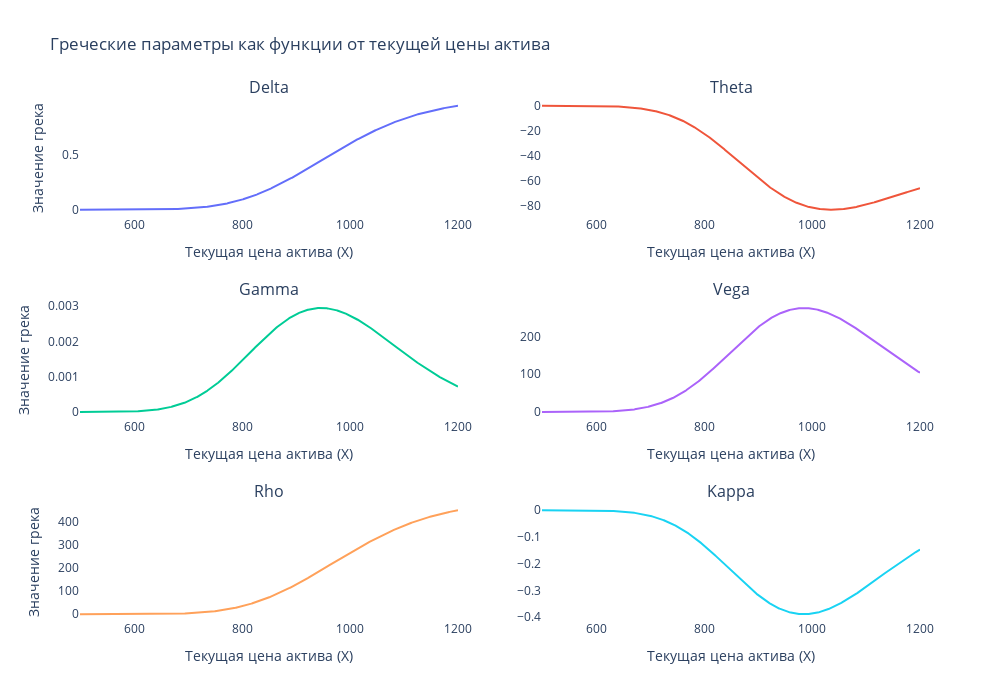

The notebook cell saved with this chart:
### Markdown cell above
Графики зависимости греческих характеристик для опционов от цены базового актива.

### Code cell
from plotly.subplots import make_subplots
import plotly.graph_objs as go

# N = 1000
# x_data = np.linspace(S0 - S0/4, S0+S0/4, N)
# cp_data = np.zeros((6, N))

S0 = 1000  # Начальная цена актива
k = 1000   # Стоимость исполнения
r = 0.05  # Годовая безрисковая ставка
sigma = 0.2  # Волатильность
T = 1     # Время до исполнения
t = 0.5   # Текущее время


x, delta, theta, gamma, vega, rho, kappa = greeks(S0, k, r, sigma, T, t)

fig = make_subplots(rows=3, cols=2, subplot_titles=('Delta', 'Theta', 'Gamma', 'Vega', 'Rho', 'Kappa'))

fig.add_trace(go.Scatter(x=x, y=delta, mode='lines', name='Delta'), row=1, col=1)
fig.add_trace(go.Scatter(x=x, y=theta, mode='lines', name='Theta'), row=1, col=2)
fig.add_trace(go.Scatter(x=x, y=gamma, mode='lines', name='Gamma'), row=2, col=1)
fig.add_trace(go.Scatter(x=x, y=vega, mode='lines', name='Vega'), row=2, col=2)
fig.add_trace(go.Scatter(x=x, y=rho, mode='lines', name='Rho'), row=3, col=1)
fig.add_trace(go.Scatter(x=x, y=kappa, mode='lines', name='Kappa'), row=3, col=2)

fig.update_layout(
    title='Греческие параметры как функции от текущей цены актива',
    plot_bgcolor='rgba(0,0,0,0)',
    showlegend=False,
    width=1000,
    height=700
)

for i in range(1, 4):
    fig.update_xaxes(title_text='Текущая цена актива (X)', row=i)
    fig.update_yaxes(title_text='Значение грека', row=i, col=1)

fig.show()

print('delta - измеряет скорость изменения теоретической стоимости опциона по отношению к изменениям цены базового актива')
print('gamma - измеряет скорость изменения дельты по отношению к изменениям базовой цены')
print('theta - измеряет чувствительность стоимости производной к течению времени: "затухание во времени"')
print('vega - измеряет чувствительность к волатильности')
print('rho - измеряет чувствительность к процентной ставке')
print('kappa - измеряет чувствительность к страйку')

### Figure 1 — Plotly figure (JSON) as saved in the notebook; plotly's stock layout.template omitted (floating-point values rounded to 4 significant figures; data arrays with more than 128 entries replaced by an {"elided": "..."} marker saying what was removed)
{"data": [{"mode": "lines", "name": "Delta", "type": "scatter", "x": {"elided": "1000 float values"}, "xaxis": "x", "y": {"elided": "1000 float values"}, "yaxis": "y"}, {"mode": "lines", "name": "Theta", "type": "scatter", "x": {"elided": "1000 float values"}, "xaxis": "x2", "y": {"elided": "1000 float values"}, "yaxis": "y2"}, {"mode": "lines", "name": "Gamma", "type": "scatter", "x": {"elided": "1000 float values"}, "xaxis": "x3", "y": {"elided": "1000 float values"}, "yaxis": "y3"}, {"mode": "lines", "name": "Vega", "type": "scatter", "x": {"elided": "1000 float values"}, "xaxis": "x4", "y": {"elided": "1000 float values"}, "yaxis": "y4"}, {"mode": "lines", "name": "Rho", "type": "scatter", "x": {"elided": "1000 float values"}, "xaxis": "x5", "y": {"elided": "1000 float values"}, "yaxis": "y5"}, {"mode": "lines", "name": "Kappa", "type": "scatter", "x": {"elided": "1000 float values"}, "xaxis": "x6", "y": {"elided": "1000 float values"}, "yaxis": "y6"}], "layout": {"annotations": [{"font": {"size": 16}, "showarrow": false, "text": "Delta", "x": 0.225, "xanchor": "center", "xref": "paper", "y": 1, "yanchor": "bottom", "yref": "paper"}, {"font": {"size": 16}, "showarrow": false, "text": "Theta", "x": 0.775, "xanchor": "center", "xref": "paper", "y": 1, "yanchor": "bottom", "yref": "paper"}, {"font": {"size": 16}, "showarrow": false, "text": "Gamma", "x": 0.225, "xanchor": "center", "xref": "paper", "y": 0.6111, "yanchor": "bottom", "yref": "paper"}, {"font": {"size": 16}, "showarrow": false, "text": "Vega", "x": 0.775, "xanchor": "center", "xref": "paper", "y": 0.6111, "yanchor": "bottom", "yref": "paper"}, {"font": {"size": 16}, "showarrow": false, "text": "Rho", "x": 0.225, "xanchor": "center", "xref": "paper", "y": 0.2222, "yanchor": "bottom", "yref": "paper"}, {"font": {"size": 16}, "showarrow": false, "text": "Kappa", "x": 0.775, "xanchor": "center", "xref": "paper", "y": 0.2222, "yanchor": "bottom", "yref": "paper"}], "height": 700, "plot_bgcolor": "rgba(0,0,0,0)", "showlegend": false, "title": {"text": "Греческие параметры как функции от текущей цены актива"}, "width": 1000, "xaxis": {"anchor": "y", "domain": [0, 0.45], "title": {"text": "Текущая цена актива (X)"}}, "xaxis2": {"anchor": "y2", "domain": [0.55, 1], "title": {"text": "Текущая цена актива (X)"}}, "xaxis3": {"anchor": "y3", "domain": [0, 0.45], "title": {"text": "Текущая цена актива (X)"}}, "xaxis4": {"anchor": "y4", "domain": [0.55, 1], "title": {"text": "Текущая цена актива (X)"}}, "xaxis5": {"anchor": "y5", "domain": [0, 0.45], "title": {"text": "Текущая цена актива (X)"}}, "xaxis6": {"anchor": "y6", "domain": [0.55, 1], "title": {"text": "Текущая цена актива (X)"}}, "yaxis": {"anchor": "x", "domain": [0.7778, 1], "title": {"text": "Значение грека"}}, "yaxis2": {"anchor": "x2", "domain": [0.7778, 1]}, "yaxis3": {"anchor": "x3", "domain": [0.3889, 0.6111], "title": {"text": "Значение грека"}}, "yaxis4": {"anchor": "x4", "domain": [0.3889, 0.6111]}, "yaxis5": {"anchor": "x5", "domain": [0, 0.2222], "title": {"text": "Значение грека"}}, "yaxis6": {"anchor": "x6", "domain": [0, 0.2222]}}}
